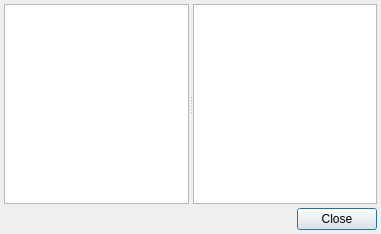
<ui version="4.0" >
 <class>ActionTemplateSaveDialog</class>
 <widget class="QDialog" name="ActionTemplateSaveDialog" >
  <property name="geometry" >
   <rect>
    <x>0</x>
    <y>0</y>
    <width>381</width>
    <height>234</height>
   </rect>
  </property>
  <property name="windowTitle" >
   <string>Сохранение шаблона действия</string>
  </property>
  <property name="sizeGripEnabled" >
   <bool>false</bool>
  </property>
  <layout class="QGridLayout" name="gridLayout" >
   <property name="margin" >
    <number>4</number>
   </property>
   <property name="spacing" >
    <number>4</number>
   </property>
   <item row="0" column="0" >
    <widget class="QFrame" name="frame" >
     <property name="frameShape" >
      <enum>QFrame::NoFrame</enum>
     </property>
     <property name="frameShadow" >
      <enum>QFrame::Plain</enum>
     </property>
     <property name="lineWidth" >
      <number>0</number>
     </property>
     <layout class="QVBoxLayout" name="verticalLayout" >
      <property name="spacing" >
       <number>0</number>
      </property>
      <property name="margin" >
       <number>0</number>
      </property>
      <item>
       <widget class="QSplitter" name="splitter" >
        <property name="orientation" >
         <enum>Qt::Horizontal</enum>
        </property>
        <property name="childrenCollapsible" >
         <bool>false</bool>
        </property>
        <widget class="QTreeView" name="treeItems" >
         <property name="autoScroll" >
          <bool>true</bool>
         </property>
         <property name="editTriggers" >
          <set>QAbstractItemView::NoEditTriggers</set>
         </property>
        </widget>
        <widget class="CTableView" name="tblItems" >
         <property name="whatsThis" >
          <string comment="ура!" >список записей</string>
         </property>
         <property name="tabKeyNavigation" >
          <bool>false</bool>
         </property>
         <property name="alternatingRowColors" >
          <bool>true</bool>
         </property>
        </widget>
       </widget>
      </item>
     </layout>
    </widget>
   </item>
   <item row="1" column="0" >
    <widget class="QDialogButtonBox" name="buttonBox" >
     <property name="orientation" >
      <enum>Qt::Horizontal</enum>
     </property>
     <property name="standardButtons" >
      <set>QDialogButtonBox::Close</set>
     </property>
     <property name="centerButtons" >
      <bool>false</bool>
     </property>
    </widget>
   </item>
  </layout>
 </widget>
 <layoutdefault spacing="4" margin="4" />
 <customwidgets>
  <customwidget>
   <class>CTableView</class>
   <extends>QTableView</extends>
   <header>library/TableView.h</header>
  </customwidget>
 </customwidgets>
 <tabstops>
  <tabstop>buttonBox</tabstop>
 </tabstops>
 <resources/>
 <connections>
  <connection>
   <sender>buttonBox</sender>
   <signal>accepted()</signal>
   <receiver>ActionTemplateSaveDialog</receiver>
   <slot>accept()</slot>
   <hints>
    <hint type="sourcelabel" >
     <x>211</x>
     <y>342</y>
    </hint>
    <hint type="destinationlabel" >
     <x>94</x>
     <y>337</y>
    </hint>
   </hints>
  </connection>
  <connection>
   <sender>buttonBox</sender>
   <signal>rejected()</signal>
   <receiver>ActionTemplateSaveDialog</receiver>
   <slot>reject()</slot>
   <hints>
    <hint type="sourcelabel" >
     <x>265</x>
     <y>342</y>
    </hint>
    <hint type="destinationlabel" >
     <x>404</x>
     <y>337</y>
    </hint>
   </hints>
  </connection>
 </connections>
</ui>
